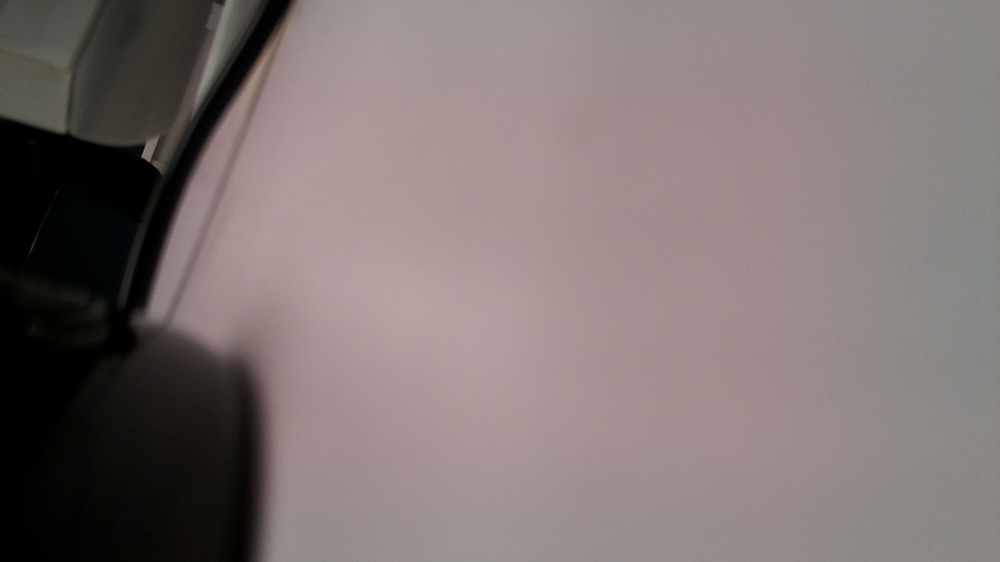
#> input picture image.jpg, 1000 x 562 px, shrunk from 1920 x 1080 before the run
$ python cv2_practice_day4.py
#> lines starting #> are read from the running program, lines starting #| are printed output that depends on the picture; after the words box and inside, x2 and y2 are one past the last pixel; in counts of white or black regions, pixels touching at a corner belong together
import cv2
import time
image=cv2.imread('./image.jpg')
#> image is the input picture: shape (562, 1000, 3); mean B, G, R 114.3, 115.8, 126.8

print(image.shape)
#| (562, 1000, 3)
print(image.size)
#| 1686000

px=image[100,100]
#> px = [44, 49, 50]

print(px)
#| [44 49 50]

print(px[2])
#| 50


# [10 lines of commented-out code are left out]


logo = image[20:150, 70:200]
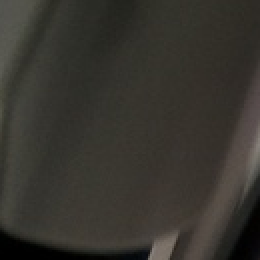
#> logo: shape (130, 130, 3) (shown 2 times larger); mean B, G, R 46.5, 52.6, 55
# cv2.imshow('Image', logo)
image[0:130, 0:130] = logo
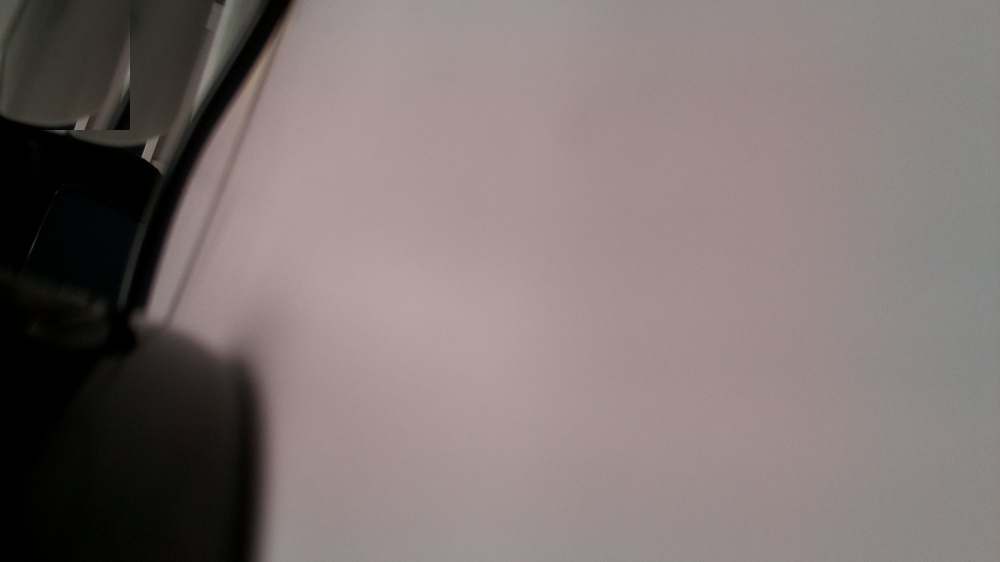
#> image: shape (562, 1000, 3); 2.99% of pixels changed, all inside (x1, y1, x2, y2) = (0, 0, 130, 130)

cv2.imshow('Image', image)
cv2.waitKey(0)

$ run again, with hand.jpg copied over image.jpg
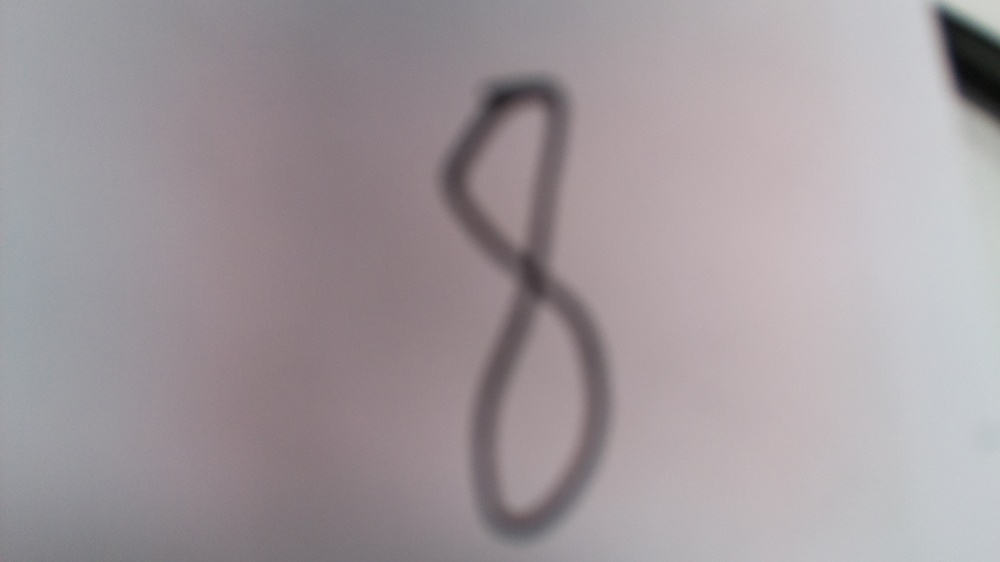
#> input picture hand.jpg, 1000 x 562 px, shrunk from 1920 x 1080 before the run
#> image is the input picture: shape (562, 1000, 3); mean B, G, R 157.6, 153.3, 161.5
#| (562, 1000, 3)
#| 1686000
#> px = [160, 153, 156]
#| [160 153 156]
#| 156
#> `logo = image[20:150, 70:200]`:
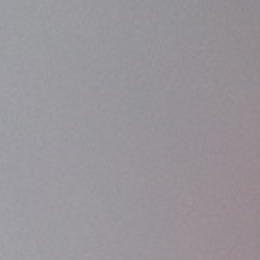
#> logo: shape (130, 130, 3) (shown 2 times larger); mean B, G, R 154.4, 148.9, 152.9
#> image: shape (562, 1000, 3); 3.01% of pixels changed, all inside (x1, y1, x2, y2) = (0, 0, 130, 130)
